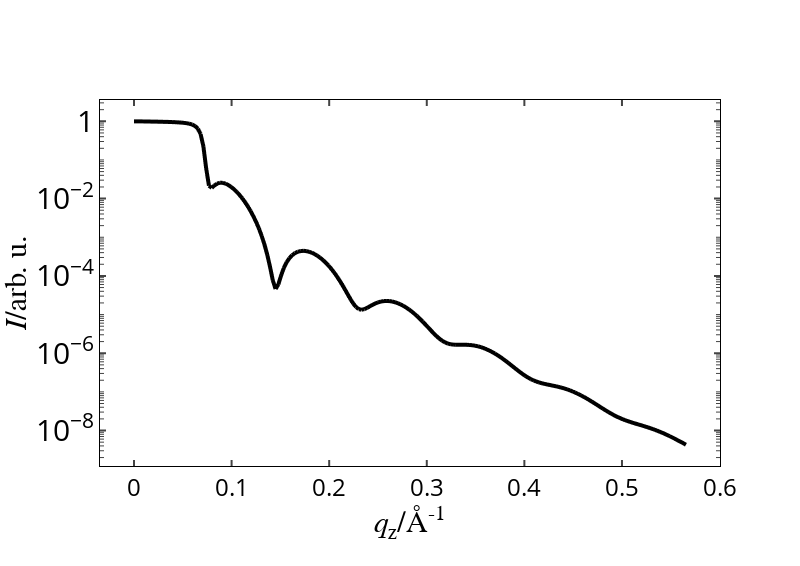

The code cell stored with this chart in its notebook:
### Markdown cell above
## Simulate reflectivity of layer stack and plot result

### Code cell
laystack = XRRa.refl_multiple_layers(momentum_transfer, [substrate_layer, Ta2O5_layer, Cu3N_layer, vacuum_layer], wavelength, ind_of_refrac_profile='tanh', alpha_i_unit='Ae-1')
refl_laystack = laystack.calculate_specular_reflectivity(plot = True)

### Figure 1 — Plotly figure (JSON) as saved in the notebook; plotly's stock layout.template omitted (floating-point values rounded to 4 significant figures; data arrays with more than 128 entries replaced by an {"elided": "..."} marker saying what was removed)
{"data": [{"line": {"color": "black", "width": 4}, "marker": {"color": "rgba(0, 0, 0, 0)", "line": {"color": "blue", "width": 0}, "size": 0, "symbol": 2}, "mode": "lines+markers", "name": "reflectivity", "type": "scattergl", "x": {"elided": "200 float values"}, "y": {"elided": "200 float values"}}], "layout": {"autosize": false, "height": 566, "hovermode": "x", "legend": {"bgcolor": "rgba(0, 0, 0, 0)", "borderwidth": 0, "font": {"color": "black", "family": "latin modern roman", "size": 20}, "groupclick": "toggleitem", "itemsizing": "trace", "title": {"font": {"color": "black", "family": "latin modern roman", "size": 24}}, "tracegroupgap": 0, "x": 0.98, "xanchor": "right", "y": 0.99, "yanchor": "top"}, "margin": {"b": 100, "l": 100}, "paper_bgcolor": "rgb(255,255,255)", "plot_bgcolor": "rgb(255,255,255)", "separators": ".,", "title": {"font": {"color": "black", "family": "latin modern roman", "size": 30}, "x": 0.1, "xanchor": "left", "y": 0.93}, "width": 800, "xaxis": {"automargin": true, "autorange": true, "gridcolor": "lightgrey", "gridwidth": 1, "linecolor": "black", "mirror": "all", "nticks": 10, "range": [-0.03489, 0.6005], "showgrid": false, "showline": true, "showticklabels": true, "tickfont": {"color": "black", "size": 24}, "ticklen": 6, "tickmode": "auto", "ticks": "inside", "tickwidth": 2, "title": {"font": {"color": "black", "family": "latin modern roman", "size": 30}, "standoff": 0, "text": "<i>q</i><sub>z</sub>/&#8491;<sup>-1</sup>"}, "type": "linear", "visible": true, "zeroline": false}, "yaxis": {"autorange": true, "exponentformat": "power", "gridcolor": "lightgrey", "gridwidth": 1, "linecolor": "black", "minor": {"nticks": 10, "ticklen": 4, "tickmode": "auto", "ticks": "inside", "tickwidth": 0}, "mirror": "all", "nticks": 8, "range": [-8.918, 0.551], "showexponent": "first", "showgrid": false, "showline": true, "tickfont": {"color": "black", "size": 24}, "ticklen": 6, "ticks": "inside", "tickwidth": 2, "title": {"font": {"color": "black", "family": "latin modern roman", "size": 30}, "standoff": 0, "text": "<i>I</i>/arb. u."}, "type": "log", "visible": true, "zeroline": false}}}
